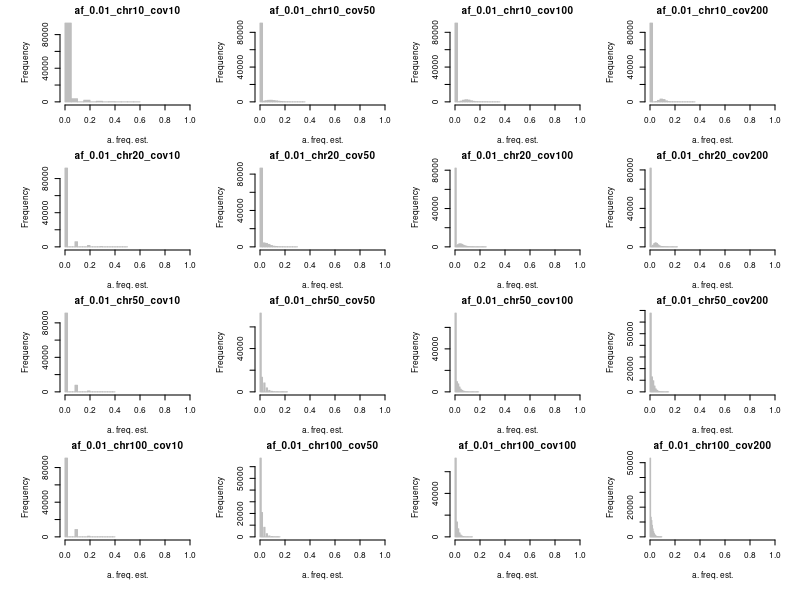
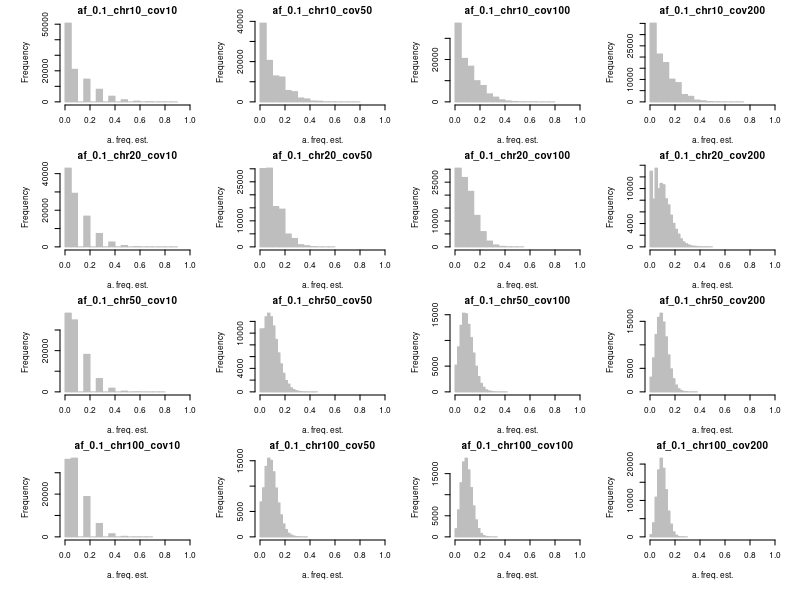
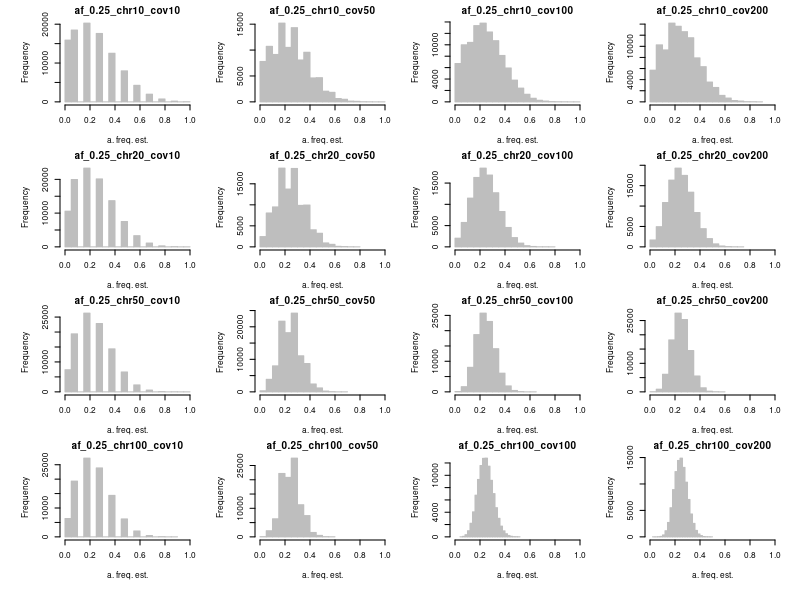
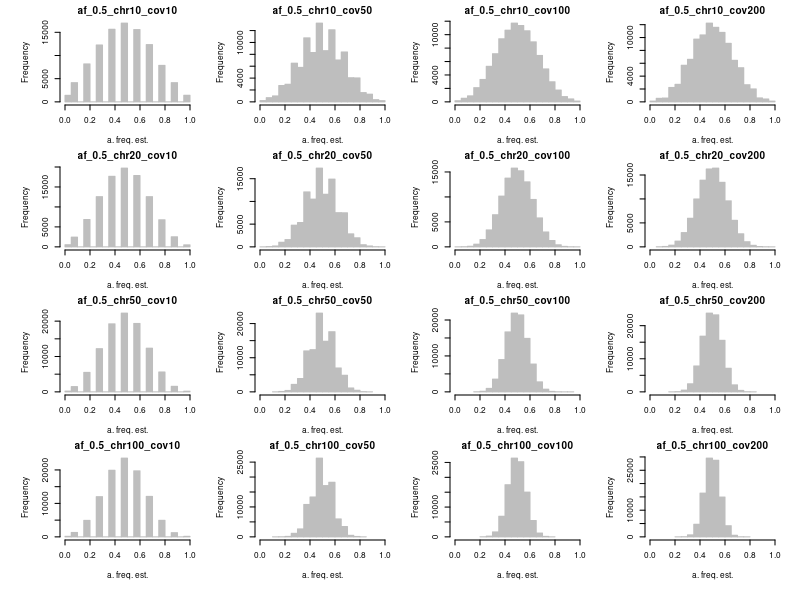

Source code (R) for these figures, in order:
nsim <- 100000
af_c <- c(0.01,0.1,0.25,0.5)
sample_c <- c(10,20,50,100) # number of chromosomes
coverage_c <- c(10,50,100,200)
pdf("/Users/singhal/Desktop/af.pdf")
for (a in 1:length(af_c)) {
	par(mfrow=c(length(sample_c),length(coverage_c)),oma=c(2,2,0,0),cex=0.5,mar=c(4,4,2,2))
	for (b in 1:length(sample_c)) {
		for (c in 1:length(coverage_c)) {
			af <- af_c[a]
			sample <- sample_c[b]
			coverage <- coverage_c[c]
	
			af_pop_true <- rbinom(nsim,sample,af) / sample

			af_pop_pool <- rep(NA,nsim)
			for (i in 1:length(af_pop_true)) {
				af_pop_pool[i] = rbinom(1,coverage,af_pop_true[i])/coverage
				}
		hist(af_pop_pool,freq=T,col="gray",border="gray",xlab="a. freq. est.",main=NULL,xlim=c(0,1))
		title(main=paste("af_",af,"_chr",sample,"_cov",coverage,sep=""))
		}
	}	
}	
dev.off()